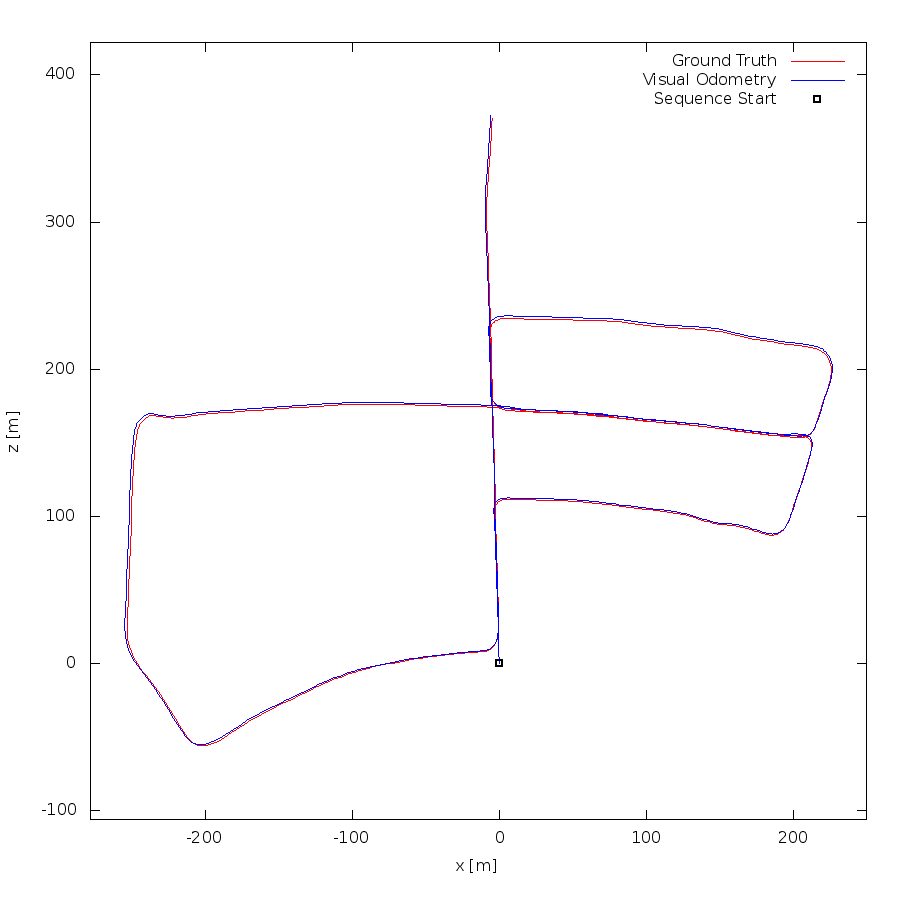

Source code (gnuplot):
set term postscript eps enhanced color
set output "05.eps"
set size ratio -1
set xrange [-278:250]
set yrange [-106:422]
set xlabel "x [m]"
set ylabel "z [m]"
plot "05.txt" using 1:2 lc rgb "#FF0000" title 'Ground Truth' w lines,"05.txt" using 3:4 lc rgb "#0000FF" title 'Visual Odometry' w lines,"< head -1 05.txt" using 1:2 lc rgb "#000000" pt 4 ps 1 lw 2 title 'Sequence Start' w points
